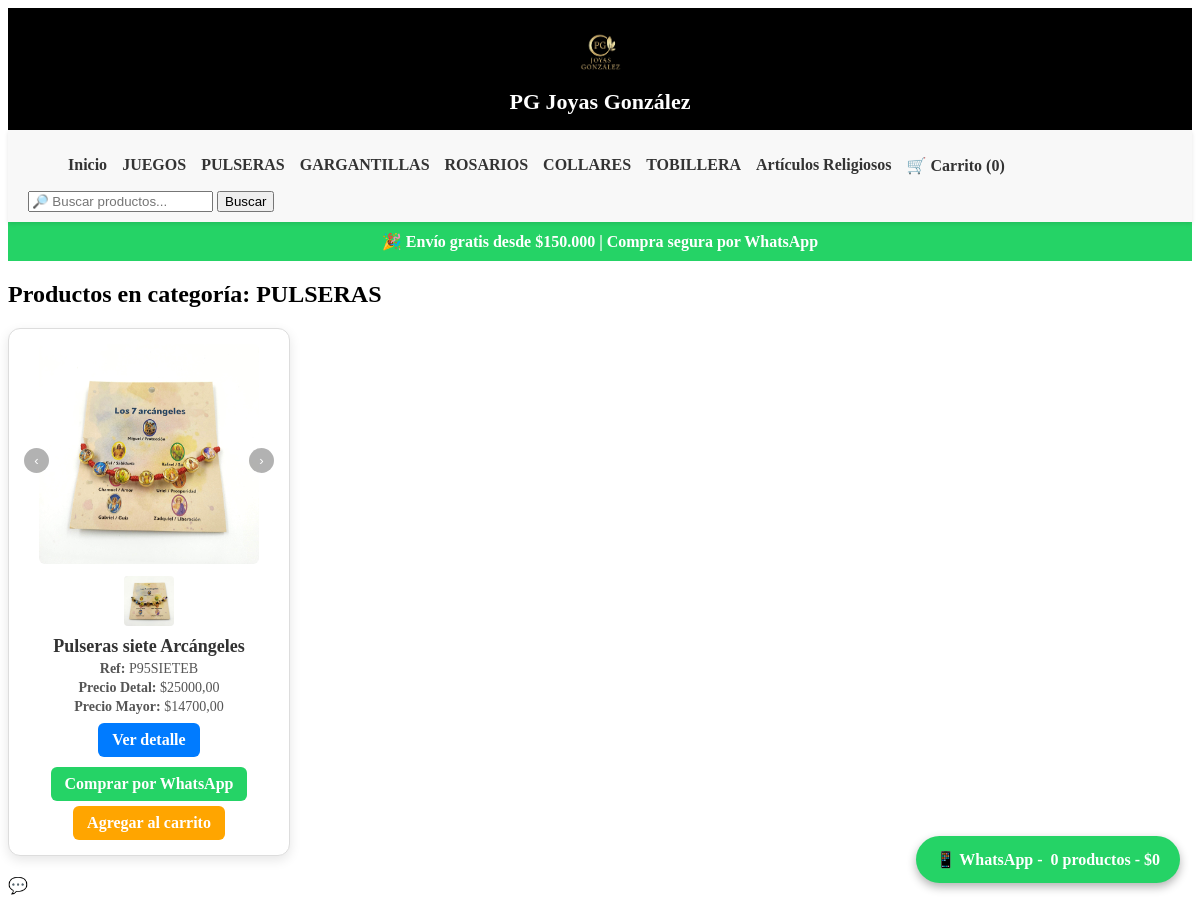
The app's page /categoria/9/ (signed in), older data.
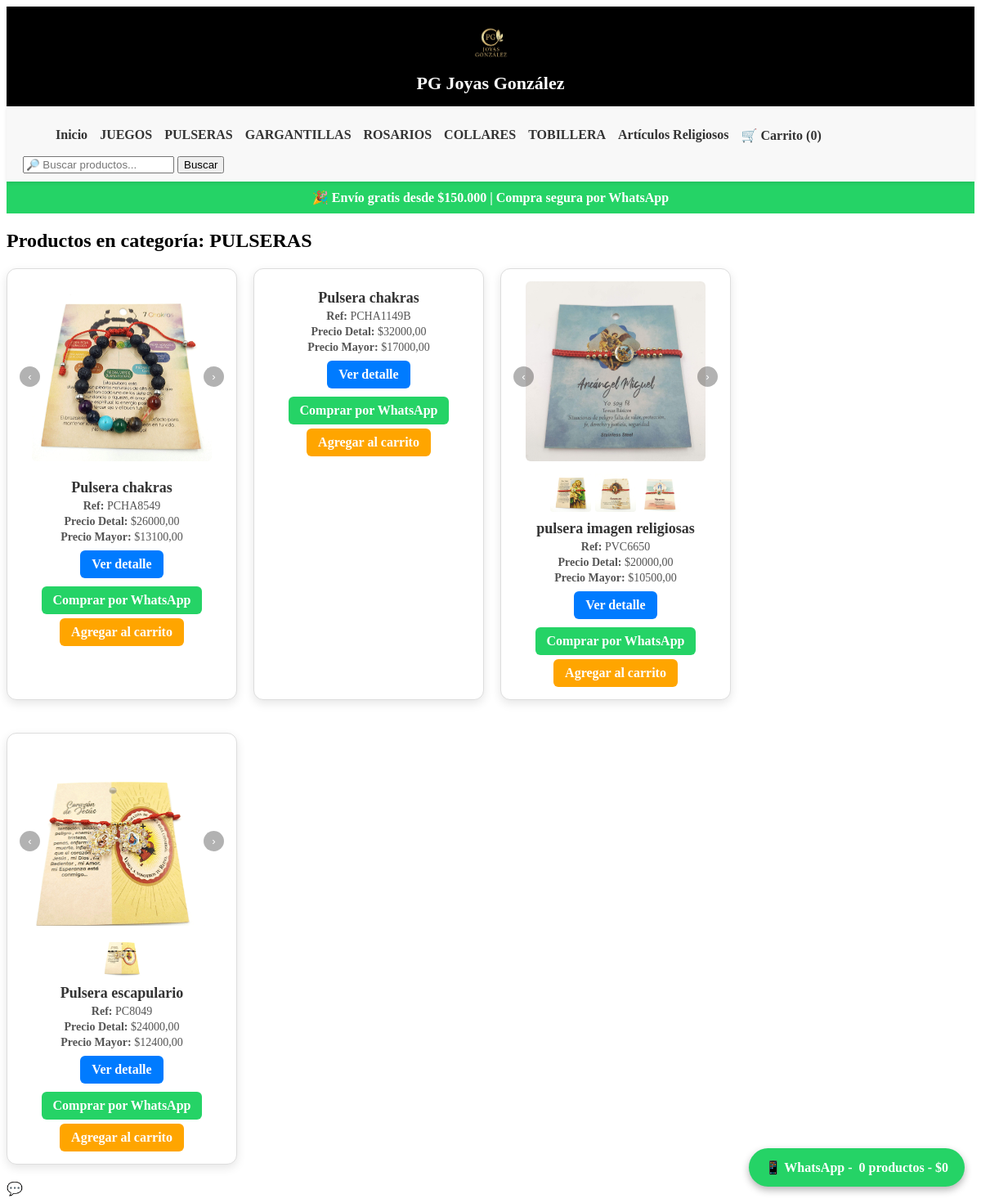
The same page, newer data.
### productos/models.py (models this page shows, shortened)
class Categoria(models.Model):
    nombre = models.CharField(max_length=100)
    usuario = models.ForeignKey(
        User,
        on_delete=models.CASCADE,
        null=True,
        blank=True
    )

class Producto(models.Model):
    usuario = models.ForeignKey(User, on_delete=models.CASCADE, null=True, blank=True)
    nombre = models.CharField(max_length=200)
    slug = models.SlugField(
    max_length=220,
    unique=True,
    blank=True,
    null=True
)
    referencia = models.CharField(
    max_length=50,
    unique=True,
    blank=True,
    null=True,
    verbose_name="SKU"
)
    descripcion = models.TextField()
    categoria = models.ForeignKey(Categoria, on_delete=models.CASCADE)
    destacado = models.BooleanField(default=False)
    fecha_creacion = models.DateTimeField(auto_now_add=True)
    stock = models.PositiveIntegerField(default=0)
    color = models.CharField(max_length=50, null=True, blank=True)
    talla = models.CharField(max_length=50, null=True, blank=True)
    colores_disponibles = models.JSONField(default=list, blank=True)
    tallas_disponibles = models.JSONField(default=list, blank=True)
    imagen_principal = models.ImageField(upload_to='productos/', blank=True, null=True)
    video = models.FileField(upload_to='productos/videos/', blank=True, null=True)
    certificado = models.FileField(upload_to='certificados/', blank=True, null=True)
    tipo_venta = models.CharField(max_length=20,choices=[('unidad', 'Por unidad'), ('gramo', 'Por gramos')],default='unidad')
    peso_producto = models.DecimalField(max_digits=6,decimal_places=2,null=True,blank=True,help_text="Peso del producto en gramos")
    precio_detal = models.DecimalField(max_digits=10, decimal_places=2, null=True, blank=True)
    precio_semimayor = models.DecimalField(max_digits=10, decimal_places=2, null=True, blank=True)
    precio_mayor = models.DecimalField(max_digits=10, decimal_places=2, null=True, blank=True)
    cantidad_mayorista = models.IntegerField(default=6)
    precio_por_gramo_detal = models.DecimalField(max_digits=10, decimal_places=2, null=True, blank=True)
    precio_por_gramo_semimayor = models.DecimalField(max_digits=10, decimal_places=2, null=True, blank=True)
    precio_por_gramo_mayor = models.DecimalField(max_digits=10, decimal_places=2, null=True, blank=True)

class ProductoImagen(models.Model):
    producto = models.ForeignKey(Producto, on_delete=models.CASCADE, related_name='imagenes')
    imagen = models.ImageField(upload_to='productos/galeria/')

### productos/views.py (the view)
# urls.py: path('categoria/<int:categoria_id>/', views.productos_por_categoria, name='productos_por_categoria'),
@login_required
def productos_por_categoria(request, categoria_id):
    categoria = get_object_or_404(
    Categoria,
    id=categoria_id,
    usuario=request.user
)
    productos = Producto.objects.filter(
        categoria=categoria,
        usuario=request.user
    ).order_by('-id')
    return render(request, 'productos_por_categoria.html', {
        'categoria': categoria,
        'productos': productos
    })

### pgjoyasgonzalez/context_processors.py (called while the page is built)
def categorias_menu(request):
    if request.user.is_authenticated:
        categorias = Categoria.objects.filter(usuario=request.user)
    else:
        categorias = Categoria.objects.none()
    return {
        'categorias_menu': categorias
    }

### productos/views.py (called while the page is built)
def cantidad_carrito(request):
    session_key = request.session.session_key
    if not session_key:
        return {'cantidad_carrito': 0}
    items = CarritoItem.objects.filter(session_key=session_key)
    cantidad = sum(item.cantidad for item in items)
    return {'cantidad_carrito': cantidad}

### productos/templates/productos_por_categoria.html (shortened to what this page needs)
{% extends 'base.html' %}
{% block content %}
<h2 style="margin-bottom:20px;">Productos en categoría: {{ categoria.nombre }}</h2>
<div style="display:flex; flex-wrap:wrap; gap:20px;">
{% for producto in productos %}
<div class="product-card">
    <div class="zoom-container">
        {% if producto.imagen_principal %}
        <img id="carousel-main-{{ producto.id }}" src="{{ producto.imagen_principal.url }}" width="220" style="border-radius:6px; margin-bottom:8px;">
        {% endif %}
        <button onclick="prevImage({{ producto.id }})"
                style="position:absolute; top:45%; left:0; background:rgba(0,0,0,0.3); color:white; border:none; border-radius:50%; width:25px; height:25px; cursor:pointer;">&#8249;</button>
        <button onclick="nextImage({{ producto.id }})"
                style="position:absolute; top:45%; right:0; background:rgba(0,0,0,0.3); color:white; border:none; border-radius:50%; width:25px; height:25px; cursor:pointer;">&#8250;</button>
    </div>
    <div id="thumbs-{{ producto.id }}" style="display:flex; justify-content:center; gap:5px; margin-bottom:10px;">
        {% for img in producto.imagenes.all %}
        <img src="{{ img.imagen.url }}" width="50"
            style="border-radius:4px; cursor:pointer;"
            onclick="setImage({{ producto.id }}, this.src)">
        {% endfor %}
    </div>
    <h3>{{ producto.nombre }}</h3>
    <p><strong>Ref:</strong> {{ producto.referencia }}</p>
    <p><strong>Precio Detal:</strong> ${{ producto.precio_detal }}</p>
    <p><strong>Precio Mayor:</strong> ${{ producto.precio_mayor }}</p>
    <a href="{% url 'detalle_producto' producto.id producto.slug %}"
       style="display:inline-block; margin:5px 0; padding:8px 14px; background:#007BFF; color:white; border-radius:6px; text-decoration:none; font-weight:bold;"
       onmouseover="this.style.background='#0056b3';" onmouseout="this.style.background='#007BFF';">
       Ver detalle
    </a>
    <br>
    <a href="https://wa.me/573215280610?text=Hola%20quiero%20información%20del%20producto%20{{ producto.nombre }}"
       target="_blank"
       style="display:inline-block; margin-top:5px; background:#25D366;color:white;padding:8px 14px;border-radius:6px;text-decoration:none;font-weight:bold;"
       onmouseover="this.style.background='#1ebe57';" onmouseout="this.style.background='#25D366';">
       Comprar por WhatsApp
    </a>
    <br>
    <a href="{% url 'agregar_al_carrito' producto.id %}"
       style="display:inline-block; margin-top:5px; background:#FFA500; color:white; padding:8px 14px; border-radius:6px; text-decoration:none; font-weight:bold;"
       onmouseover="this.style.background='#e69500';" onmouseout="this.style.background='#FFA500';">
       Agregar al carrito
    </a>
</div>
{% empty %}
<p>No hay productos en esta categoría.</p>
{% endfor %}
</div>
{% endblock %}

### productos/templates/base.html (shortened to what this page needs)
<!DOCTYPE html>
<html>
<head>
    {% load static %}
</head>
<body>
<div class="header-logo">
    <img src="{% static 'img/logo.png' %}" style="max-height:60px;">
    <div>PG Joyas González</div>
</div>
<nav>
    <ul id="menu-lista">
        <li><a href="{% url 'inicio' %}">Inicio</a></li>
        {% for categoria in categorias_menu %}
            <li>
                <a href="{% url 'productos_por_categoria' categoria.id %}">
                    {{ categoria.nombre }}
                </a>
            </li>
        {% endfor %}
        <li>
            <a href="{% url 'ver_carrito' %}">
                🛒 Carrito ({{ cantidad_carrito }})
            </a>
        </li>
    </ul>
    <form action="{% url 'buscar_productos' %}" method="GET" class="buscador">
        <input type="text" name="q" placeholder="🔎 Buscar productos..." required>
        <button type="submit">Buscar</button>
    </form>
</nav>
<div class="banner-top">
    🎉 Envío gratis desde $150.000 | Compra segura por WhatsApp
</div>
{% block content %}
{% endblock %}
    💬
<a href="#" id="whatsapp-flotante" target="_blank">
    📱 WhatsApp - <span id="whatsapp-info">0 productos - $0</span>
</a>
</body>
</html>

### productos/templates/base.html (style rules this page uses)
nav { background: #f8f8f8; padding: 10px 20px; box-shadow: 0 2px 4px rgba(0,0,0,0.1); }
nav ul { list-style: none; display: flex; gap: 15px; }
nav ul li a { text-decoration: none; color: #333; font-weight: bold; }
#whatsapp-flotante { position: fixed; bottom: 20px; right: 20px; background: #25D366; color: white; padding: 14px 20px; border-radius: 50px; font-size: 16px; font-weight: bold; text-decoration: none; box-shadow: 0 4px 10px rgba(0,0,0,0.3); display: flex; align-items: center; gap: 8px; z-index: 9999; transition: all 0.3s ease; }
.buscador { margin-top:10px; }
.header-logo { text-align:center; background:#000; color:white; padding:15px; font-size:22px; font-weight:bold; }
nav { position:sticky; top:0; z-index:999; background:#f8f8f8; }
.banner-top { background:#25D366; color:white; text-align:center; padding:10px; font-weight:bold; }

### productos/templates/productos_por_categoria.html (style rules this page uses)
.product-card { border: 1px solid #ddd; padding: 15px; width: 250px; border-radius: 12px; text-align: center; box-shadow: 0 4px 12px rgba(0,0,0,0.1); background: #fff; transition: transform 0.2s ease, box-shadow 0.2s ease; margin-bottom: 20px; }
.product-card h3 { margin: 8px 0 4px 0; font-size: 18px; color: #333; }
.product-card p { margin: 3px 0; font-size: 14px; color: #555; }
.zoom-container { position: relative; overflow: hidden; }
.zoom-container img { transition: transform 0.2s ease; }

Row changes from the older to the newer data that the page shows:
removed Producto: imagen_principal (picture), nombre "Pulseras siete Arcángeles", referencia "P95SIETEB", precio_detal "25000,00", precio_mayor "14700,00"
removed ProductoImagen: imagen (picture), shown under "Pulseras siete Arcángeles"
added Producto: imagen_principal (picture), nombre "Pulsera chakras", referencia "PCHA8549", precio_detal "26000,00", precio_mayor "13100,00"
added Producto: nombre "Pulsera chakras", referencia "PCHA1149B", precio_detal "32000,00", precio_mayor "17000,00"
added Producto: imagen_principal (picture), nombre "pulsera imagen religiosas", referencia "PVC6650", precio_detal "20000,00", precio_mayor "10500,00"
added ProductoImagen: imagen (picture), shown under "pulsera imagen religiosas"
added ProductoImagen: imagen (picture), shown under "pulsera imagen religiosas"
added ProductoImagen: imagen (picture), shown under "pulsera imagen religiosas"
added Producto: imagen_principal (picture), nombre "Pulsera escapulario", referencia "PC8049", precio_detal "24000,00", precio_mayor "12400,00"
added ProductoImagen: imagen (picture), shown under "Pulsera escapulario"
